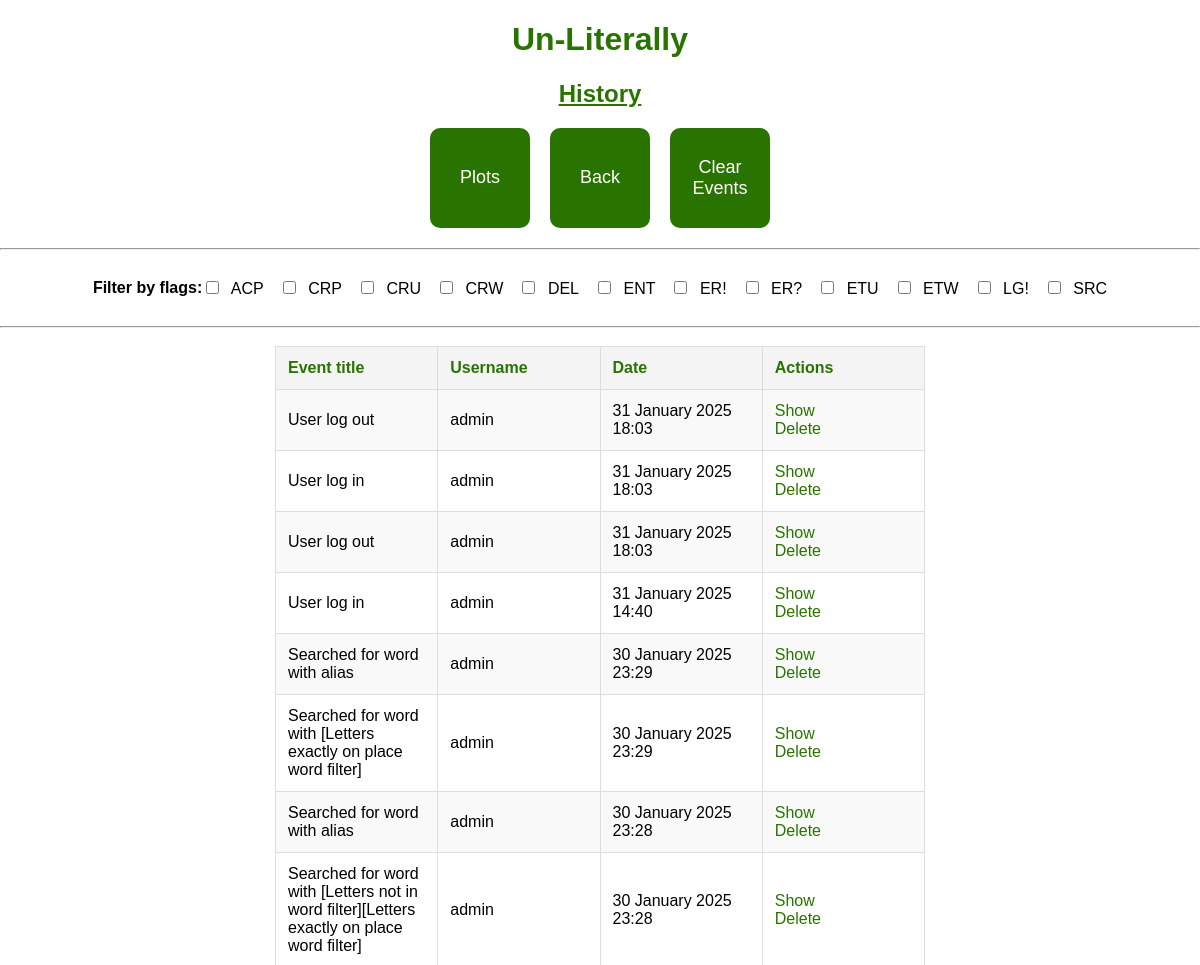
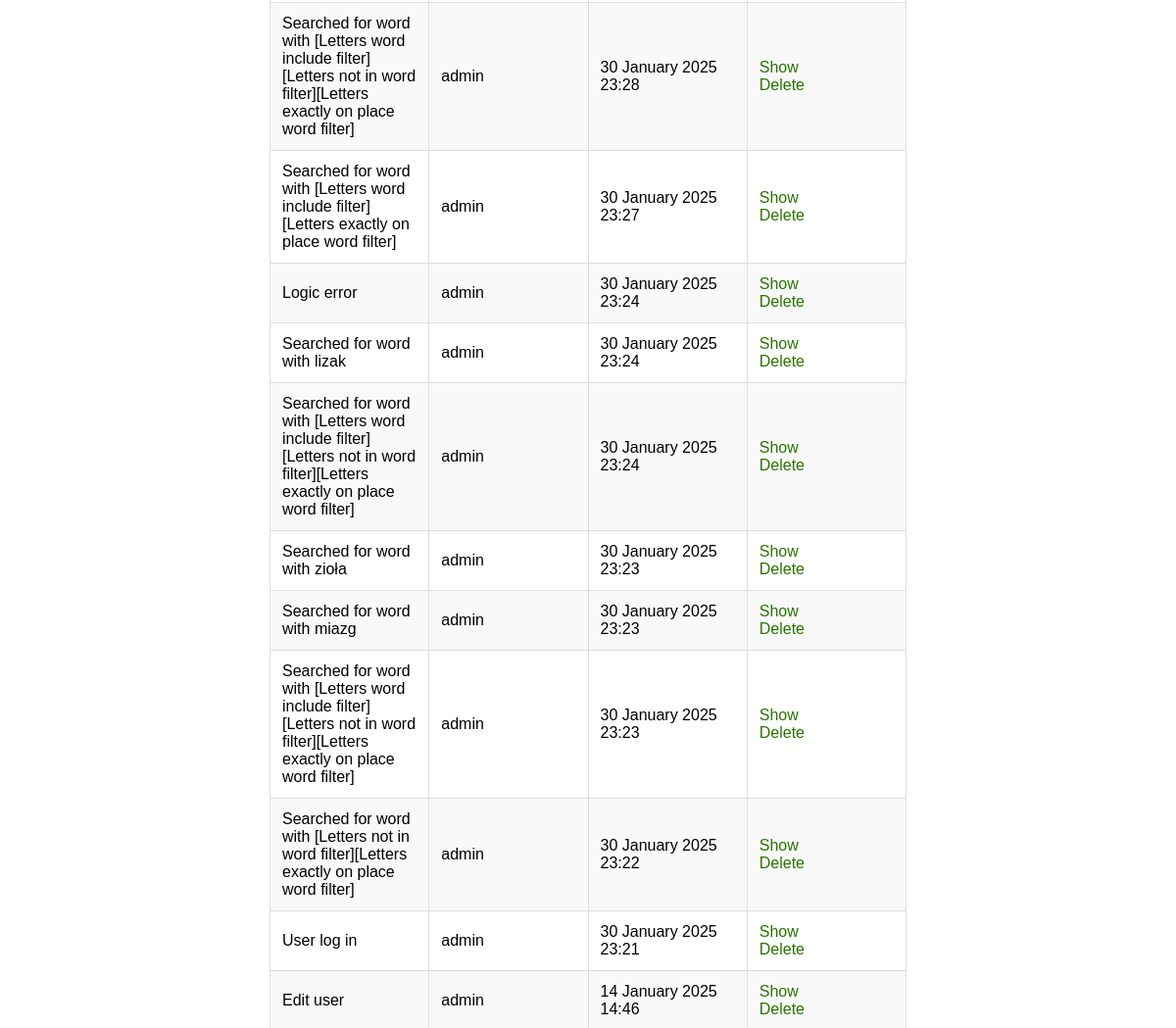
/history (signed in, upper part), run on an earlier commit of the app's database (2 pictures, top to bottom).
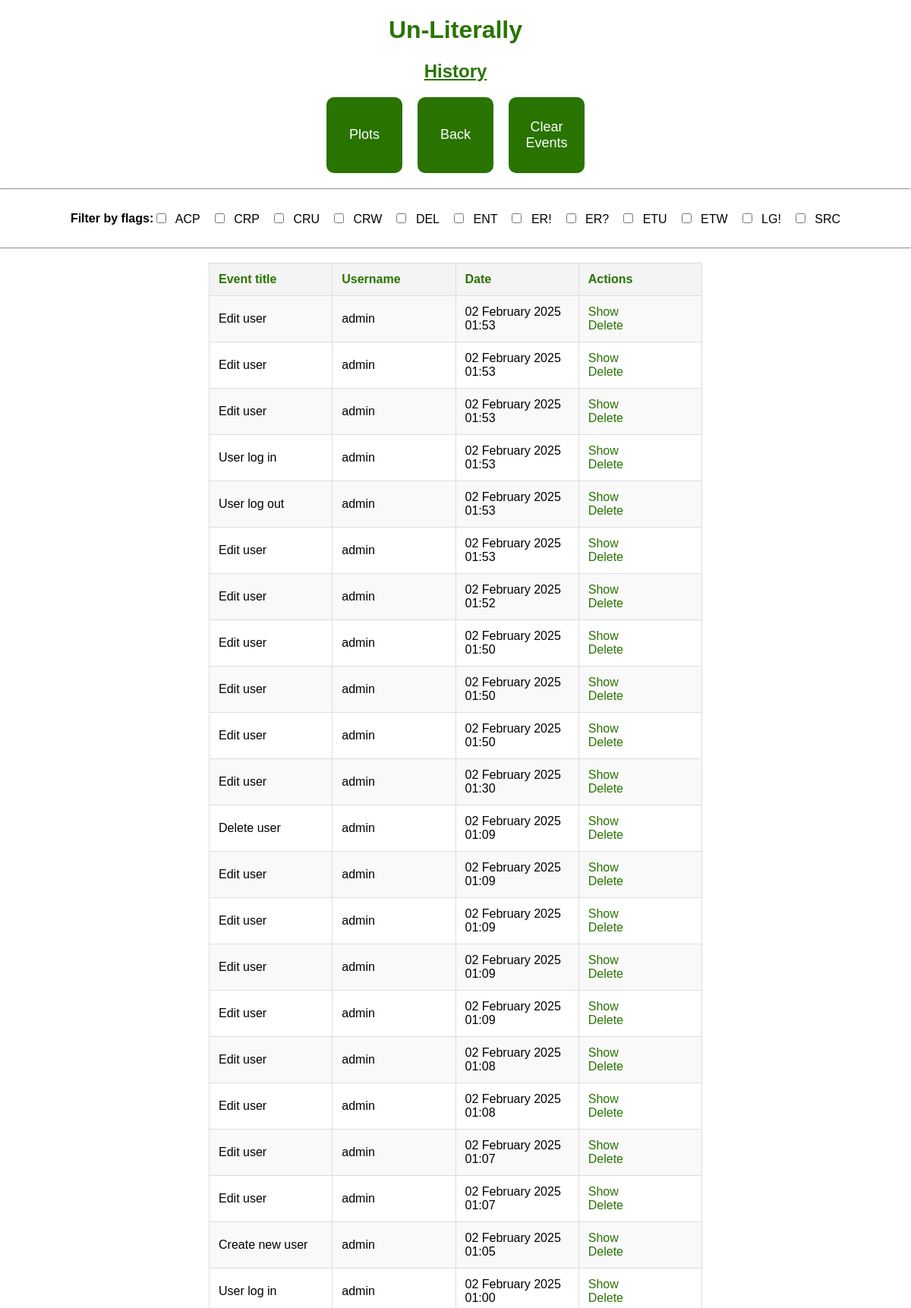
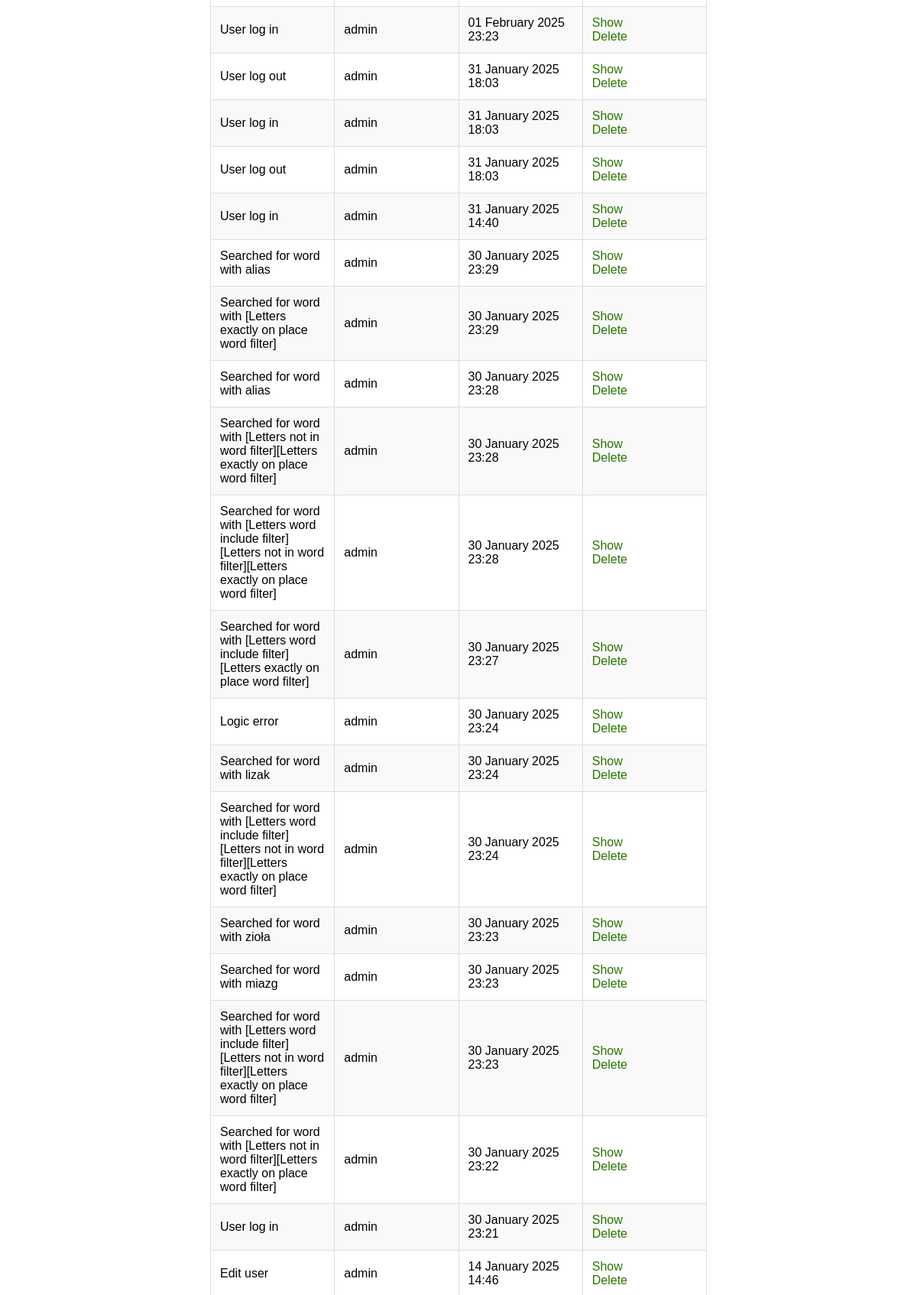
And on a later commit of the database (2 pictures, top to bottom).
### app.py (models this page shows)
class Flags(db.Model):
    id = db.Column(db.Integer, primary_key=True)
    name = db.Column(db.String(3), nullable=False)
    description = db.Column(db.String(5000), nullable=False)
    events = db.relationship('History', backref='flags')

class History(db.Model):
    id = db.Column(db.Integer, primary_key=True)
    flag = db.Column(db.String(3), db.ForeignKey('flags.name'))
    date = db.Column(db.DateTime, default=datetime.utcnow)
    title = db.Column(db.String(5000), nullable=False)
    description = db.Column(db.String(5000), nullable=True)
    user = db.Column(db.String(50), nullable=False)

### app.py (the view)
@app.route('/history', methods=['GET'])
@login_required
def history():
    if 1 == current_user.role_id:
        try:
            flags = Flags.query.order_by(Flags.name).all()
            events = History.query.order_by(History.date.desc()).all()
            return render_template('history.html', events=events, flags=flags)
        except Exception as e:
            title = 'There was an issue getting events'
            log_events(flag='ER?', title=title, description=e)
            return render_template('error_page.html', message=title)
    else:
        title = 'permission to look into history'
        log_events(flag='ER!', title=f'No {title}', description=None)
        return render_template('error_page.html', message=f'You dont have {title}')

### app.py (called while the page is built)
@login_manager.user_loader
def load_user(user_id):
    return User.query.get(user_id)

### templates/history.html (shortened to what this page needs)
{% extends 'base.html' %}
{% block body %}
<div class="name">
    <h1 style="text-align: center; color: #297400; font-family: Arial; font-weight: bold;">Un-Literally</h1>
    <h2 style="text-align: center; color: #297400; text-decoration: underline; font-family: Arial; font-weight: bold;">History</h2>
</div>
<div class="action-buttons">
    <button class="action-button" onclick="window.location='/history_plots_menu'">
         Plots
    </button>
    <button class="action-button" onclick="window.location='/menu'">
         Back
    </button>
    <button class="action-button" onclick="window.location='/delete/events'">
         Clear Events
    </button>
</div>
<hr>
<div class="container_row">
    <h4>Filter by flags:</h4>
    <div id="filter-checkboxes">
        {% for flag in flags %}
            <label class="filter-checkbox-label">
                <input type="checkbox" class="filter-checkbox" data-flag="{{ flag.name }}"> {{ flag.name }}
            </label>
        {% endfor %}
    </div>
</div>
<hr>
<div class="container_row">
    {% if events|length < 1 %}
        <h4 style="text-align: center;">There is no history saved</h4>
    {% else %}
        <table id="events-table">
            <tr>
                <th>Event title</th>
                <th>Username</th>
                <th>Date</th>
                <th>Actions</th>
            </tr>
            {% for event in events %}
                <tr class="event-row" data-flags="{{ event.flag }}">
                    <td>{% if event.title|length > 150 %}
                        {{ event.title[:150] + ' ...' }}
                    {% else %}
                        {{ event.title }}
                    {% endif %}</td>
                    <td>{{ event.user }}</td>
                    <td>{{ event.date.strftime("%d %B %Y %H:%M") }}</td>
                    <td>
                        <a href="/show/event_{{event.id}}">Show</a>
                        <br>
                        <a href="/delete/event_{{event.id}}">Delete</a>
                    </td>
                </tr>
            {% endfor %}
        </table>
    {% endif %}
</div>
{% endblock %}

### templates/base.html (shortened to what this page needs)
<!DOCTYPE html>
<html lang="en">
    <head>
        <link rel="stylesheet" href="{{ url_for('static', filename='css/main.css') }}">
    </head>
    <body>
        {% block body %}{% endblock %}
    </body>
</html>

### static/css/main.css (style rules this page uses)
body, html { margin: 0; font-family: sans-serif; background-color: #FFFFFF; }
.name { margin: 0 auto; width: 400px; }
table { border-collapse: collapse; width: 80%; margin: auto; border: 1px solid #5d1c75; }
th, td { padding: 10px; text-align: center; border: 1px solid #5d1c75; }
th { background-color: #e0e0e0; color: #297400; }
.container_row { display: flex; justify-content: center; align-items: center; width: 100%; margin: auto; }
button { padding: 10px 20px; font-size: 16px; border: none; cursor: pointer; transition: background-color 0.3s; }
button, input[type="submit"] { padding: 15px 40px; font-size: 18px; border: none; cursor: pointer; transition: background-color 0.3s; }

### templates/history.html (style rules this page uses)
#filter-checkboxes { display: flex; flex-wrap: wrap; gap: 15px; justify-content: flex-start; }
.filter-checkbox-label { cursor: pointer; position: relative; }
.filter-checkbox { margin-right: 8px; }
.action-buttons { display: flex; gap: 20px; justify-content: center; margin-bottom: 20px; }
.action-button { width: 100px; height: 100px; background-color: #297400; color: white; border: none; font-size: 18px; display: flex; justify-content: center; align-items: center; border-radius: 10px; cursor: pointer; text-align: center; box-sizing: border-box; }
#events-table { width: 100%; max-width: 100%; border-collapse: collapse; table-layout: fixed; margin: 10px 275px 40px 275px; }
#events-table th, #events-table td { padding: 12px; text-align: left; border: 1px solid #ddd; overflow: hidden; }
#events-table th { background-color: #f4f4f4; }
#events-table tr:nth-child(even) { background-color: #f9f9f9; }
#events-table td a { color: #297400; text-decoration: none; }

What changed in the data, as far as the page shows it:
added History: title "Edit user", user "admin", date "02 February 2025 01:53"
added History: title "Edit user", user "admin", date "02 February 2025 01:53"
added History: title "Edit user", user "admin", date "02 February 2025 01:53"
added History: title "User log in", user "admin", date "02 February 2025 01:53"
added History: title "User log out", user "admin", date "02 February 2025 01:53"
added History: title "Edit user", user "admin", date "02 February 2025 01:53"
added History: title "Edit user", user "admin", date "02 February 2025 01:52"
added History: title "Edit user", user "admin", date "02 February 2025 01:50"
added History: title "Edit user", user "admin", date "02 February 2025 01:50"
added History: title "Edit user", user "admin", date "02 February 2025 01:50"
added History: title "Edit user", user "admin", date "02 February 2025 01:30"
added History: title "Delete user", user "admin", date "02 February 2025 01:09"
added History: title "Edit user", user "admin", date "02 February 2025 01:09"
added History: title "Edit user", user "admin", date "02 February 2025 01:09"
added History: title "Edit user", user "admin", date "02 February 2025 01:09"
added History: title "Edit user", user "admin", date "02 February 2025 01:09"
added History: title "Edit user", user "admin", date "02 February 2025 01:08"
added History: title "Edit user", user "admin", date "02 February 2025 01:08"
added History: title "Edit user", user "admin", date "02 February 2025 01:07"
added History: title "Edit user", user "admin", date "02 February 2025 01:07"
added History: title "Create new user", user "admin", date "02 February 2025 01:05"
added History: title "User log in", user "admin", date "02 February 2025 01:00"
added History: title "User log in", user "admin", date "01 February 2025 23:23"
